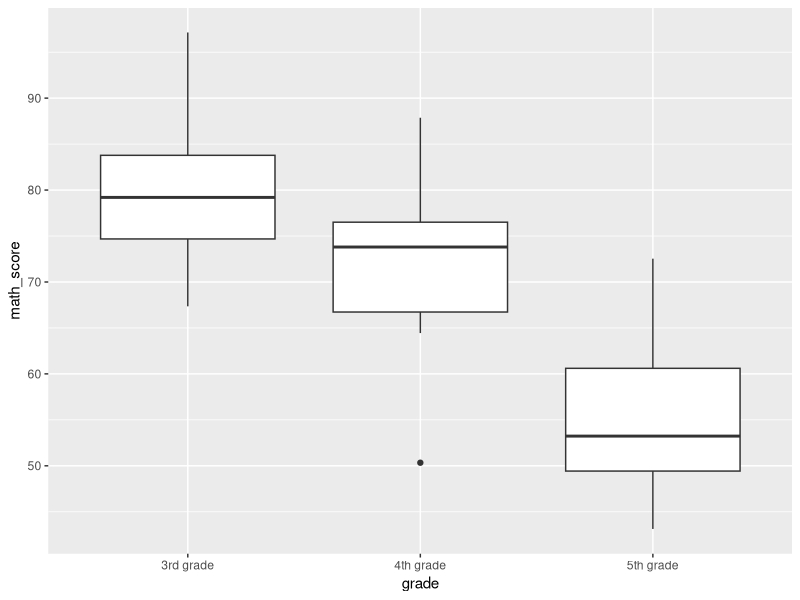

This figure's R source:
## ---- chunk 1

library(multcomp)
library(ggplot2)


## ---- chunk 2
set.seed(123)

data <- data.frame(student_id = 1:30,
                   grade = c(rep("3rd grade", 10), rep("4th grade", 10), rep("5th grade", 10)),
                   math_score = c(rnorm(10, mean = 80, sd = 10),
                                  rnorm(10, mean = 70, sd = 10),
                                  rnorm(10, mean = 60, sd = 10)))

## ---- chunk 3

str(data)

## ---- chunk 4

data$grade <- as.factor(data$grade)

model <- aov(math_score ~ grade, data = data)

## ---- chunk 5

summary(model)

## ---- chunk 6

tukey <- glht(model, linfct = mcp(grade = "Tukey"))
summary(tukey)

## ---- chunk 7

ggplot(data, aes(x = grade, y = math_score)) + 
  geom_boxplot()
